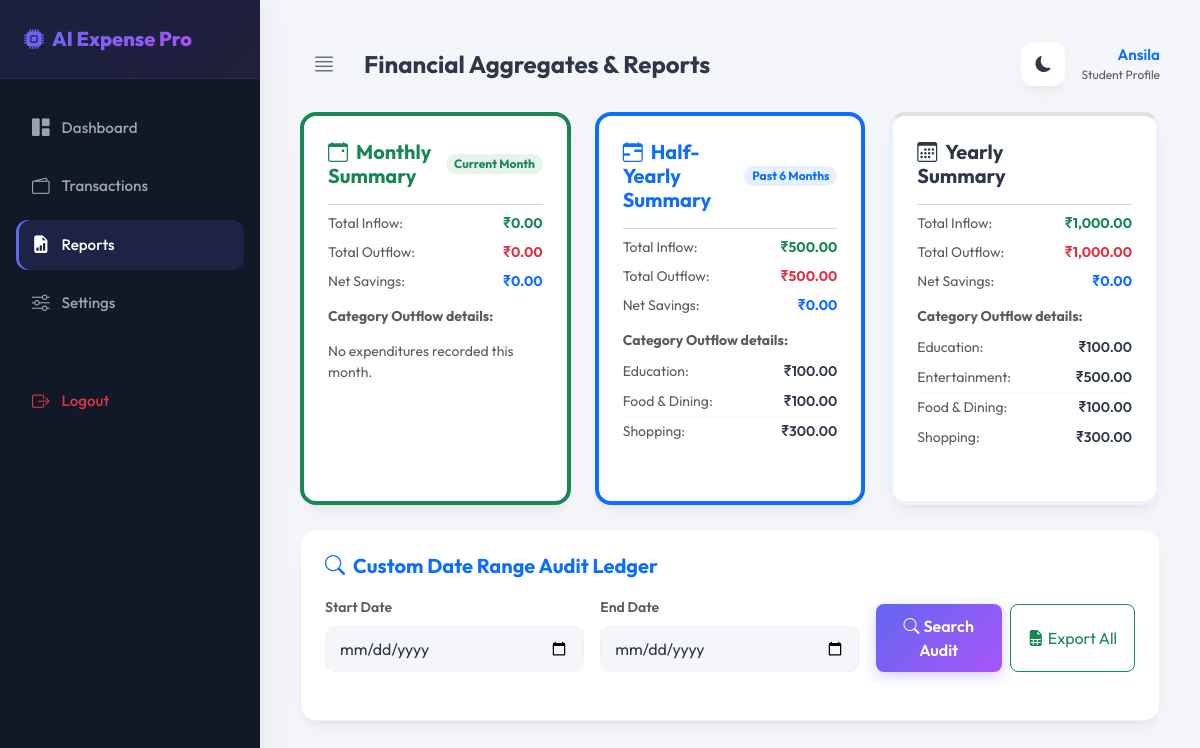
The app's page /reports (signed in) with its own data.
### tables this page shows
CREATE TABLE users (
    id INTEGER PRIMARY KEY AUTOINCREMENT,
    username TEXT UNIQUE NOT NULL,
    email TEXT UNIQUE NOT NULL,
    password_hash TEXT NOT NULL,
    persona TEXT NOT NULL CHECK(persona IN ('Student', 'Employee', 'Doctor', 'Business Owner', 'Housewife', 'Middle-Class Family', 'Lower-Income User', 'Other')),
    monthly_budget REAL DEFAULT 0.0,
    created_at TIMESTAMP DEFAULT CURRENT_TIMESTAMP
);

CREATE TABLE transactions (
    id INTEGER PRIMARY KEY AUTOINCREMENT,
    user_id INTEGER NOT NULL,
    category_id INTEGER NOT NULL,
    type TEXT NOT NULL CHECK(type IN ('income', 'expense', 'debt', 'credit')),
    amount REAL NOT NULL CHECK(amount > 0),
    date DATE NOT NULL,
    description TEXT,
    frequency TEXT NOT NULL CHECK(frequency IN ('daily', 'weekly', 'bi-weekly', 'monthly', 'quarterly', 'half-yearly', 'yearly', 'one-time')),
    is_recurring INTEGER DEFAULT 0 CHECK(is_recurring IN (0, 1)),
    created_at TIMESTAMP DEFAULT CURRENT_TIMESTAMP,
    FOREIGN KEY(user_id) REFERENCES users(id) ON DELETE CASCADE,
    FOREIGN KEY(category_id) REFERENCES categories(id) ON DELETE RESTRICT
);

CREATE TABLE categories (
    id INTEGER PRIMARY KEY AUTOINCREMENT,
    name TEXT NOT NULL,
    type TEXT NOT NULL CHECK(type IN ('income', 'expense')),
    is_custom INTEGER DEFAULT 0 CHECK(is_custom IN (0, 1)),
    created_by INTEGER,
    FOREIGN KEY(created_by) REFERENCES users(id) ON DELETE CASCADE
);

### main.py (the view)
@app.get("/reports", response_class=HTMLResponse)
async def reports_page(
    request: Request,
    start_date: str = None,
    end_date: str = None
):
    user = get_session_user(request)
    if not user:
        return RedirectResponse(url="/login", status_code=303)
    time_reports = analyzer.get_time_based_reports(user["id"])
    custom_transactions = []
    custom_totals = {"income": 0.0, "expense": 0.0, "savings": 0.0}
    if start_date or end_date:
        custom_transactions = database.get_user_transactions(
            user["id"],
            start_date=start_date if start_date else None,
            end_date=end_date if end_date else None
        )
        for tx in custom_transactions:
            if tx["type"] == "income":
                custom_totals["income"] += tx["amount"]
            elif tx["type"] == "expense":
                custom_totals["expense"] += tx["amount"]
        custom_totals["savings"] = custom_totals["income"] - custom_totals["expense"]
    return templates.TemplateResponse(
        request=request,
        name="reports.html",
        context={
            "user": user,
            "time_reports": time_reports,
            "custom_transactions": custom_transactions,
            "custom_totals": custom_totals,
            "start_date": start_date,
            "end_date": end_date
        }
    )

### templates/reports.html (shortened to what this page needs)
{% extends "base.html" %}
{% block page_title %}Financial Aggregates & Reports{% endblock %}
{% block content %}
<div class="container-fluid p-0">
    <div class="row g-4 mb-4">
        <div class="col-md-4">
            <div class="glass-card h-100 border-top border-success border-4">
                <div class="d-flex align-items-center justify-content-between mb-3">
                    <h5 class="fw-bold mb-0 text-success"><i class="bi bi-calendar-event me-2"></i>Monthly Summary</h5>
                    <span class="badge bg-success bg-opacity-10 text-success rounded-pill small">Current Month</span>
                </div>
                <hr class="text-muted opacity-10 my-2">
                <div class="d-flex flex-column gap-2 mb-3">
                    <div class="d-flex justify-content-between small"><span class="text-muted">Total Inflow:</span><strong class="text-success">₹{{ "{:,.2f}".format(time_reports.monthly.income) }}</strong></div>
                    <div class="d-flex justify-content-between small"><span class="text-muted">Total Outflow:</span><strong class="text-danger">₹{{ "{:,.2f}".format(time_reports.monthly.expense) }}</strong></div>
                    <div class="d-flex justify-content-between small"><span class="text-muted">Net Savings:</span><strong class="text-primary">₹{{ "{:,.2f}".format(time_reports.monthly.savings) }}</strong></div>
                </div>
                <h6 class="fw-bold mb-2 small text-muted">Category Outflow details:</h6>
                <div class="categories-list" style="max-height: 140px; overflow-y: auto;">
                    {% for name, val in time_reports.monthly.categories.items() %}
                    <div class="d-flex justify-content-between small py-1 border-bottom border-light"><span class="text-muted">{{ name }}:</span><span class="fw-semibold">₹{{ "{:,.2f}".format(val) }}</span></div>
                    {% else %}
                    <span class="small text-muted d-block py-2">No expenditures recorded this month.</span>
                    {% endfor %}
                </div>
            </div>
        </div>
        <div class="col-md-4">
            <div class="glass-card h-100 border-top border-primary border-4">
                <div class="d-flex align-items-center justify-content-between mb-3">
                    <h5 class="fw-bold mb-0 text-primary"><i class="bi bi-calendar-range me-2"></i>Half-Yearly Summary</h5>
                    <span class="badge bg-primary bg-opacity-10 text-primary rounded-pill small">Past 6 Months</span>
                </div>
                <hr class="text-muted opacity-10 my-2">
                <div class="d-flex flex-column gap-2 mb-3">
                    <div class="d-flex justify-content-between small"><span class="text-muted">Total Inflow:</span><strong class="text-success">₹{{ "{:,.2f}".format(time_reports.half_yearly.income) }}</strong></div>
                    <div class="d-flex justify-content-between small"><span class="text-muted">Total Outflow:</span><strong class="text-danger">₹{{ "{:,.2f}".format(time_reports.half_yearly.expense) }}</strong></div>
                    <div class="d-flex justify-content-between small"><span class="text-muted">Net Savings:</span><strong class="text-primary">₹{{ "{:,.2f}".format(time_reports.half_yearly.savings) }}</strong></div>
                </div>
                <h6 class="fw-bold mb-2 small text-muted">Category Outflow details:</h6>
                <div class="categories-list" style="max-height: 140px; overflow-y: auto;">
                    {% for name, val in time_reports.half_yearly.categories.items() %}
                    <div class="d-flex justify-content-between small py-1 border-bottom border-light"><span class="text-muted">{{ name }}:</span><span class="fw-semibold">₹{{ "{:,.2f}".format(val) }}</span></div>
                    {% else %}
                    <span class="small text-muted d-block py-2">No historical expenditures recorded.</span>
                    {% endfor %}
                </div>
            </div>
        </div>
        <div class="col-md-4">
            <div class="glass-card h-100 border-top border-purple border-4">
                <div class="d-flex align-items-center justify-content-between mb-3">
                    <h5 class="fw-bold mb-0 text-purple"><i class="bi bi-calendar3 me-2"></i>Yearly Summary</h5>
                    <span class="badge bg-purple bg-opacity-10 text-purple rounded-pill small">Past 12 Months</span>
                </div>
                <hr class="text-muted opacity-10 my-2">
                <div class="d-flex flex-column gap-2 mb-3">
                    <div class="d-flex justify-content-between small"><span class="text-muted">Total Inflow:</span><strong class="text-success">₹{{ "{:,.2f}".format(time_reports.yearly.income) }}</strong></div>
                    <div class="d-flex justify-content-between small"><span class="text-muted">Total Outflow:</span><strong class="text-danger">₹{{ "{:,.2f}".format(time_reports.yearly.expense) }}</strong></div>
                    <div class="d-flex justify-content-between small"><span class="text-muted">Net Savings:</span><strong class="text-primary">₹{{ "{:,.2f}".format(time_reports.yearly.savings) }}</strong></div>
                </div>
                <h6 class="fw-bold mb-2 small text-muted">Category Outflow details:</h6>
                <div class="categories-list" style="max-height: 140px; overflow-y: auto;">
                    {% for name, val in time_reports.yearly.categories.items() %}
                    <div class="d-flex justify-content-between small py-1 border-bottom border-light"><span class="text-muted">{{ name }}:</span><span class="fw-semibold">₹{{ "{:,.2f}".format(val) }}</span></div>
                    {% else %}
                    <span class="small text-muted d-block py-2">No yearly records logged yet.</span>
                    {% endfor %}
                </div>
            </div>
        </div>
    </div>
    <div class="glass-card mb-4">
        <h5 class="fw-bold mb-3 text-primary"><i class="bi bi-search me-2 text-indigo"></i>Custom Date Range Audit Ledger</h5>
        <form action="/reports" method="GET" class="row g-3 align-items-end mb-4">
            <div class="col-md-4">
                <label for="start_date" class="form-label small fw-semibold text-muted">Start Date</label>
                <input type="date" class="form-control" id="start_date" name="start_date" value="{{ start_date or '' }}" required>
            </div>
            <div class="col-md-4">
                <label for="end_date" class="form-label small fw-semibold text-muted">End Date</label>
                <input type="date" class="form-control" id="end_date" name="end_date" value="{{ end_date or '' }}" required>
            </div>
            <div class="col-md-4 d-flex gap-2">
                <button type="submit" class="btn btn-primary-gradient w-50 py-2.5 rounded-3"><i class="bi bi-search me-1"></i>Search Audit</button>
                {% if start_date and end_date %}
                <a href="/reports/export?start_date={{ start_date }}&end_date={{ end_date }}" class="btn btn-outline-success w-50 py-2.5 rounded-3 d-flex align-items-center justify-content-center gap-1">
                    <i class="bi bi-file-earmark-spreadsheet-fill"></i> Export CSV
                </a>
                {% else %}
                <a href="/reports/export" class="btn btn-outline-success w-50 py-2.5 rounded-3 d-flex align-items-center justify-content-center gap-1">
                    <i class="bi bi-file-earmark-spreadsheet-fill"></i> Export All
                </a>
                {% endif %}
            </div>
        </form>
    </div>
</div>
{% endblock %}

### templates/base.html (shortened to what this page needs)
<!DOCTYPE html>
<html lang="en">
<head>
    <link href="https://cdn.jsdelivr.net/npm/bootstrap@5.3.0/dist/css/bootstrap.min.css" rel="stylesheet">
    <link rel="stylesheet" href="https://cdn.jsdelivr.net/npm/bootstrap-icons@1.10.5/font/bootstrap-icons.css">
    <link rel="stylesheet" href="/static/css/style.css">
</head>
<body>
    <div class="wrapper">
        <nav id="sidebar">
            <div class="sidebar-header d-flex align-items-center justify-content-between">
                <div>
                    <span class="logo-text"><i class="bi bi-cpu-fill me-2"></i>AI Expense Pro</span>
                </div>
            </div>
            <ul class="list-unstyled components">
                <li class="{% if request.url.path == '/dashboard' %}active{% endif %}">
                    <a href="/dashboard"><i class="bi bi-grid-1x2-fill"></i> <span>Dashboard</span></a>
                </li>
                <li class="{% if request.url.path == '/transactions' %}active{% endif %}">
                    <a href="/transactions"><i class="bi bi-wallet2"></i> <span>Transactions</span></a>
                </li>
                <li class="{% if request.url.path == '/reports' %}active{% endif %}">
                    <a href="/reports"><i class="bi bi-file-earmark-bar-graph-fill"></i> <span>Reports</span></a>
                </li>
                <li class="{% if request.url.path == '/settings' %}active{% endif %}">
                    <a href="/settings"><i class="bi bi-sliders"></i> <span>Settings</span></a>
                </li>
                <li class="mt-5">
                    <a href="/logout" class="text-danger"><i class="bi bi-box-arrow-right text-danger"></i> <span>Logout</span></a>
                </li>
            </ul>
        </nav>
        <div id="content">
            <nav class="navbar navbar-expand-lg navbar-light bg-transparent p-0 mb-4">
                <div class="container-fluid p-0">
                    <button type="button" id="sidebarCollapse" class="btn btn-outline-secondary border-0 me-3">
                        <i class="bi bi-justify fs-4"></i>
                    </button>
                    <h4 class="mb-0 fw-bold">{% block page_title %}Dashboard Overview{% endblock %}</h4>
                    <div class="ms-auto d-flex align-items-center gap-3">
                        <button class="theme-switch border-0" id="themeToggle" title="Toggle Theme">
                        </button>
                        <div class="d-none d-md-flex flex-column align-items-end text-end">
                            <span class="fw-semibold text-primary" style="font-size: 0.95rem;">{{ request.session.get('username') }}</span>
                            <span class="text-muted" style="font-size: 0.75rem;">{{ user.persona if user else 'General User' }} Profile</span>
                        </div>
                    </div>
                </div>
            </nav>
            {% block content %}{% endblock %}
        </div>
    </div>
</body>
</html>

### static/css/style.css (style rules this page uses)
:root { --bg-primary: #f5f6fa; --bg-secondary: #ffffff; --text-primary: #2d3748; --text-secondary: #718096; --border-color: #edf2f7; --primary-color: #6366f1; --primary-hover: #4f46e5; --primary-gradient: linear-gradient(135deg, #6366f1 0%, #a855f7 100%); --accent-color: #f43f5e; --success-color: #10b981; --warning-color: #f59e0b; --sidebar-bg: #111827; --sidebar-text: #9ca3af; --sidebar-active-text: #ffffff; --sidebar-active-bg: rgba(99, 102, 241, 0.15); --card-shadow: 0 10px 25px -5px rgba(0, 0, 0, 0.05), 0 8px 10px -6px rgba(0, 0, 0, 0.05); --glass-bg: rgba(255, 255, 255, 0.85); --glass-border: rgba(255, 255, 255, 0.5); --card-radius: 16px; --font-sans: 'Outfit', -apple-system, BlinkMacSystemFont, "Segoe UI", Roboto, sans-serif; }
* { margin: 0; padding: 0; box-sizing: border-box; font-family: var(--font-sans); transition: background-color 0.3s ease, border-color 0.3s ease, color 0.15s ease; }
body { background-color: var(--bg-primary); color: var(--text-primary); overflow-x: hidden; min-height: 100vh; }
.wrapper { display: flex; width: 100%; align-items: stretch; }
#sidebar { min-width: 260px; max-width: 260px; background-color: var(--sidebar-bg); color: var(--sidebar-text); min-height: 100vh; z-index: 999; box-shadow: 10px 0 30px rgba(0, 0, 0, 0.05); position: fixed; height: 100%; }
#sidebar .sidebar-header { padding: 24px; border-bottom: 1px solid rgba(255, 255, 255, 0.05); background: linear-gradient(135deg, rgba(99, 102, 241, 0.1) 0%, rgba(168, 85, 247, 0.1) 100%); }
#sidebar .logo-text { font-size: 1.25rem; font-weight: 800; background: var(--primary-gradient); -webkit-background-clip: text; -webkit-text-fill-color: transparent; }
#sidebar ul.components { padding: 24px 16px; }
#sidebar ul li { margin-bottom: 8px; list-style: none; }
#sidebar ul li a { padding: 12px 16px; font-size: 0.95rem; display: flex; align-items: center; gap: 12px; color: var(--sidebar-text); text-decoration: none; border-radius: 12px; font-weight: 500; }
#sidebar ul li a i { font-size: 1.1rem; }
#sidebar ul li.active > a { color: var(--sidebar-active-text); background: var(--sidebar-active-bg); box-shadow: inset 3px 0 0 var(--primary-color); }
#content { width: 100%; padding: 40px; min-height: 100vh; margin-left: 260px; }
.glass-card { background: var(--bg-secondary); border: 1px solid var(--border-color); border-radius: var(--card-radius); box-shadow: var(--card-shadow); padding: 24px; margin-bottom: 24px; position: relative; overflow: hidden; }
.theme-switch { background: var(--bg-secondary); border: 1px solid var(--border-color); width: 44px; height: 44px; border-radius: 12px; display: flex; align-items: center; justify-content: center; cursor: pointer; box-shadow: var(--card-shadow); color: var(--text-primary); }
.form-control, .form-select { background-color: var(--bg-primary); border: 1px solid var(--border-color); color: var(--text-primary); border-radius: 10px; padding: 10px 14px; }
.btn-primary-gradient { background: var(--primary-gradient); border: none; color: white; font-weight: 600; padding: 10px 24px; border-radius: 12px; box-shadow: 0 4px 14px rgba(99, 102, 241, 0.3); }

### records on screen
users: session.get "Ansila", persona "Student"
transactions: name "Education", amount "100.00"
transactions: name "Food & Dining", amount "100.00"
transactions: name "Shopping", amount "300.00"
transactions: name "Entertainment", amount "500.00"

### other values on screen
{{ "{:,.2f}".format(time_reports.monthly.income) }} "0.00"
{{ "{:,.2f}".format(time_reports.monthly.expense) }} "0.00"
{{ "{:,.2f}".format(time_reports.monthly.savings) }} "0.00"
{{ "{:,.2f}".format(time_reports.half_yearly.income) }} "500.00"
{{ "{:,.2f}".format(time_reports.half_yearly.expense) }} "500.00"
{{ "{:,.2f}".format(time_reports.half_yearly.savings) }} "0.00"
{{ "{:,.2f}".format(time_reports.yearly.income) }} "1,000.00"
{{ "{:,.2f}".format(time_reports.yearly.expense) }} "1,000.00"
{{ "{:,.2f}".format(time_reports.yearly.savings) }} "0.00"
